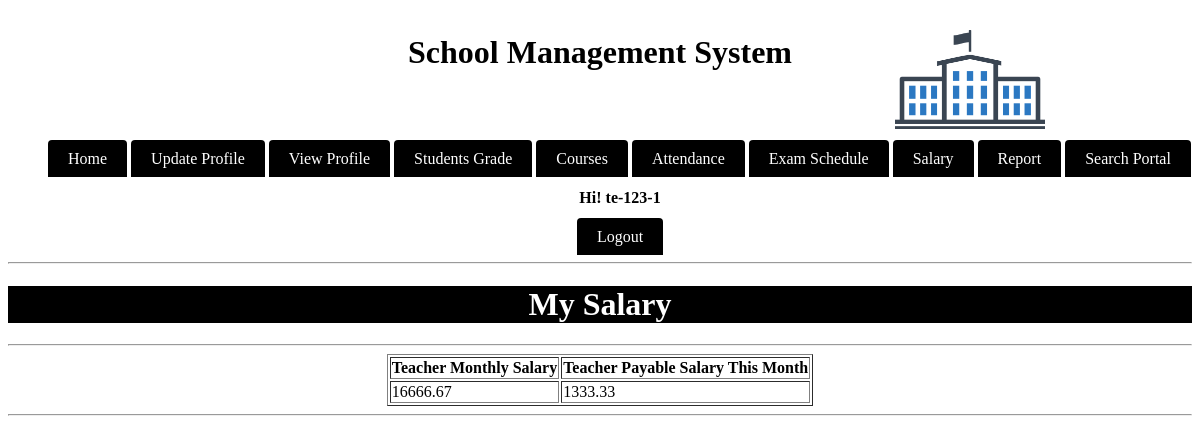
/module/teacher/salary.php (signed in), run on the app's committed database.
### tables this page shows
CREATE TABLE IF NOT EXISTS `teachers` (
  `id` varchar(20) NOT NULL,
  `name` varchar(20) NOT NULL,
  `password` varchar(20) NOT NULL,
  `phone` varchar(13) NOT NULL,
  `email` varchar(20) NOT NULL,
  `address` varchar(30) NOT NULL,
  `sex` varchar(7) NOT NULL,
  `dob` date NOT NULL,
  `hiredate` date NOT NULL,
  `salary` double NOT NULL,
  UNIQUE KEY `id` (`id`)
);

### module/teacher/main.php (called while the page is built, shortened)
<?php
$check=$_SESSION['login_id'];
?>

### module/teacher/salary.php (the view, shortened to what this page needs)
<?php
include_once('main.php');
$count=0;
$st=mysql_query("SELECT *  FROM teachers WHERE id='$check' ");
$stinfo=mysql_fetch_array($st);
$attendmon = "SELECT DISTINCT(date) FROM attendance WHERE attendedid='$check' and  MONTH( DATE ) = MONTH( CURRENT_DATE ) and YEAR( DATE )=YEAR( CURRENT_DATE )";
$resmon = mysql_query($attendmon);
while($r=mysql_fetch_array($resmon))
{
 $count+=1;
}
?>
<html>
    <head>
		    <link rel="stylesheet" type="text/css" href="../../source/CSS/style.css">
		</head>
    <body>
			  				<?php include('index.php'); ?>
			    <div align="center">
			  	<h1 style="background-color:black; color:white;">My Salary</h1>
				<hr/>
			  <table border="1">
			  <tr>
			  <th>Teacher Monthly Salary</th>
			 <th>Teacher Payable Salary This Month</th>
			   </tr>
			  <tr>
			  <td><?php echo round($stinfo['salary']/12,2);?></td>
			 <td><?php echo round(($stinfo['salary']/300)*$count,2);?></td>
			  </tr>
			  <table
								</div>
			<hr/>
		</body>
</html>

### data on the page
teachers: $stinfo['salary']/12 "16666.67", ($stinfo['salary']/300)*$count "1333.33"

### other printed values
$check "te-123-1"
